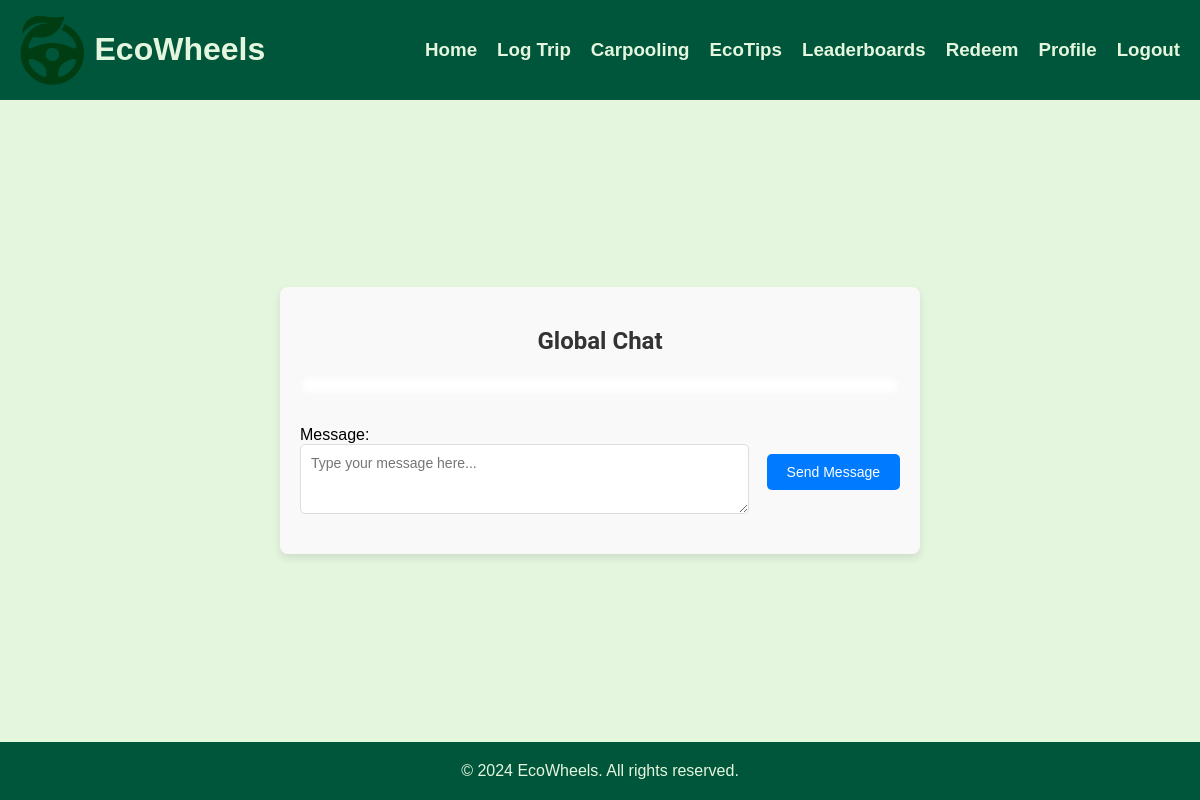
The page /carpooling-chat/ (signed in) on the database as committed earlier.
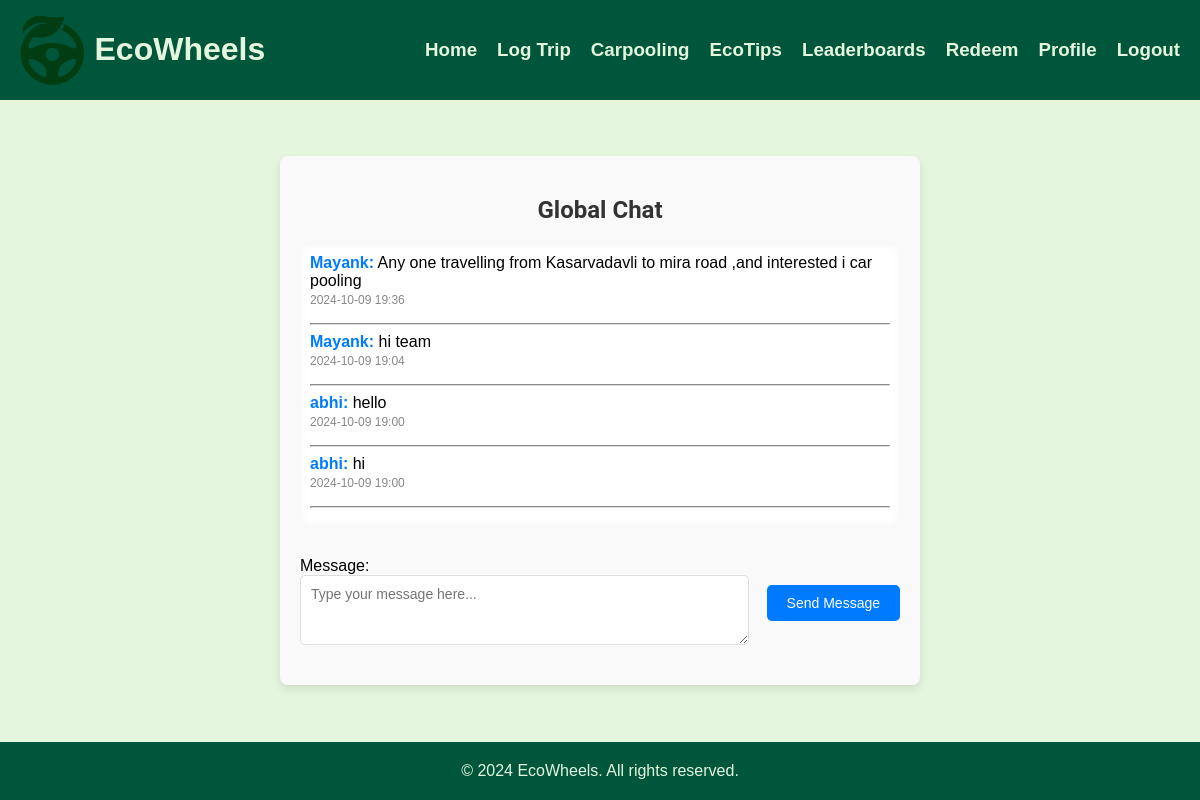
The same page on the database as committed later.
### main/models.py (models this page shows, shortened)
class ChatMessage(models.Model):
    user = models.ForeignKey(User, on_delete=models.CASCADE)
    message = models.TextField()
    timestamp = models.DateTimeField(auto_now_add=True)

### main/views.py (the view)
# urls.py: path('carpooling-chat/', mviews.carpooling_chat, name='carpooling_chat'),
@login_required
def carpooling_chat(request):
    if request.method == 'POST':
        form = ChatForm(request.POST)
        if form.is_valid():
            message = form.cleaned_data['message']
            ChatMessage.objects.create(user=request.user, message=message)
            return redirect('carpooling_chat')  # Reload the page to show the new message
    else:
        form = ChatForm()
    messages = ChatMessage.objects.order_by('-timestamp')  # Show newest messages first
    context = {
        'form': form,
        'messages': messages
    }
    return render(request, 'main/carpooling.html', context)

### main/forms.py
class ChatForm(forms.Form):
    message = forms.CharField(widget=forms.Textarea(attrs={'rows': 3, 'placeholder': 'Type your message here...'}))

### templates/main/carpooling.html (shortened to what this page needs)
{% extends 'main/base.html' %}
{% load static %}
{% block content %}
<div class="chat-container">
    <h2>Global Chat</h2>
    <div class="chat-messages">
        {% for message in messages %}
        <div class="chat-message">
            <strong>{{ message.user.username }}:</strong> {{ message.message }}
            <br><small>{{ message.timestamp|date:"Y-m-d H:i" }}</small>
        </div>
        <hr style="border-color: #ddd;">
        {% endfor %}
    </div>
    <form method="post">
        {{ form.as_p }}
        <button type="submit" class="btn">Send Message</button>
    </form>
</div>
{% endblock %}

### templates/main/base.html (shortened to what this page needs)
{% load static %}
<!DOCTYPE html>
<html lang="en">
<head>
    <link href="{% static 'css/landingpage.css'%}" rel="stylesheet">
</head>
<body>
    <header class="navbar">
        <div class="logo">
            <img src="{% static 'images/logo.png' %}" alt="EcoWheels Logo">
            <h1>EcoWheels</h1>
        </div>
        <div class="nav-links">
            <ul>
                <li><a href="{% url 'home' %}"><h3>Home</h3></a></li>
                <li><a href="{% url 'logtrip' %}"><h3>Log Trip</h3></a></li>
                <li><a href="{% url 'carpooling_chat' %}"><h3>Carpooling</h3></a></li>
                <li><a href="{% url 'tips' %}"><h3>EcoTips</h3></a></li>
                <li><a href="{% url 'leaderboard' %}"><h3>Leaderboards</h3></a></li>
                <li><a href="{% url 'redeem' %}"><h3>Redeem</h3></a></li>
                <li><a href="{% url 'view_profile' user_id=user.id %}"><h3>Profile</h3></a></li>
                <li><a href="{% url 'logout' %}"><h3>Logout</h3></a></li>
            </ul>
        </div>
    </header>
    <main>
        {% block content %}{% endblock %}
    </main>
    <footer style="background-color: #00563B; color: #E5F6DF; padding: 20px; text-align: center;">
        <div style="max-width: 1200px; margin: 0 auto;">
            <p style="margin: 0;">&copy; 2024 EcoWheels. All rights reserved.</p>
        </div>
    </footer>
</body>
</html>

### static/css/landingpage.css (style rules this page uses)
body { font-family: Arial, sans-serif; margin: 0; padding: 0; display: flex; flex-direction: column; height: 100vh; justify-content: space-between; background-color: #E5F6DF; }
.navbar { display: flex; justify-content: space-between; align-items: center; padding: 10px 20px; background-color: #00563B; color: #E5F6DF; }
.navbar .logo { display: flex; align-items: center; }
.navbar .logo img { mix-blend-mode: multiply; height: 70px; }
.navbar h1 { color: #E5F6DF; margin-left: 10px; }
.navbar .nav-links { display: flex; gap: 20px; }
.navbar .nav-links ul { display: flex; gap: 20px; list-style: none; padding: 0; margin: 0; }
.navbar .nav-links li { margin: 0; }
.navbar .nav-links a { position: relative; display: inline-block; color: #E5F6DF; text-decoration: none; }
.navbar .nav-links a h3 { margin: 0; position: relative; }
.navbar .nav-links a::after { content: ''; position: absolute; left: 0; bottom: -1px; width: 100%; height: 2px; background-color: #A2E391; transform: scaleX(0); transform-origin: left; transition: transform 0.3s ease-in-out; }

### templates/main/carpooling.html (style rules this page uses)
.chat-container { max-width: 600px; margin: 20px auto; padding: 20px; background-color: #f9f9f9; border-radius: 8px; box-shadow: 0 4px 8px rgba(0, 0, 0, 0.1); }
.chat-container h2 { text-align: center; color: #333; font-family: 'Roboto', sans-serif; font-size: 24px; margin-bottom: 20px; }
.chat-messages { max-height: 300px; overflow-y: auto; padding: 10px; background-color: #fff; border-radius: 5px; box-shadow: inset 0 0 10px rgba(0, 0, 0, 0.05); margin-bottom: 15px; font-family: 'Arial', sans-serif; scroll-behavior: smooth; }
.chat-message { margin-bottom: 15px; }
.chat-message strong { color: #007bff; font-size: 16px; }
.chat-message small { color: #888; font-size: 12px; }
form { display: flex; align-items: center; }
form input[type="text"], form textarea { width: 100%; padding: 10px; border: 1px solid #ddd; border-radius: 5px; font-size: 14px; font-family: 'Arial', sans-serif; }
form .btn { flex-shrink: 0; margin-left: 40px; padding: 10px 20px; background-color: #007bff; border: none; border-radius: 5px; color: #fff; font-size: 14px; cursor: pointer; transition: background-color 0.3s ease; }

Rows that differ between the two databases and show on the page:
added ChatMessage: user.username "Mayank", message "Any one travelling from Kasarvadavli to mira road ,and interested i car pooling", timestamp "2024-10-09 19:36"
added ChatMessage: user.username "Mayank", message "hi team", timestamp "2024-10-09 19:04"
added ChatMessage: user.username "abhi", message "hello", timestamp "2024-10-09 19:00"
added ChatMessage: user.username "abhi", message "hi", timestamp "2024-10-09 19:00"
